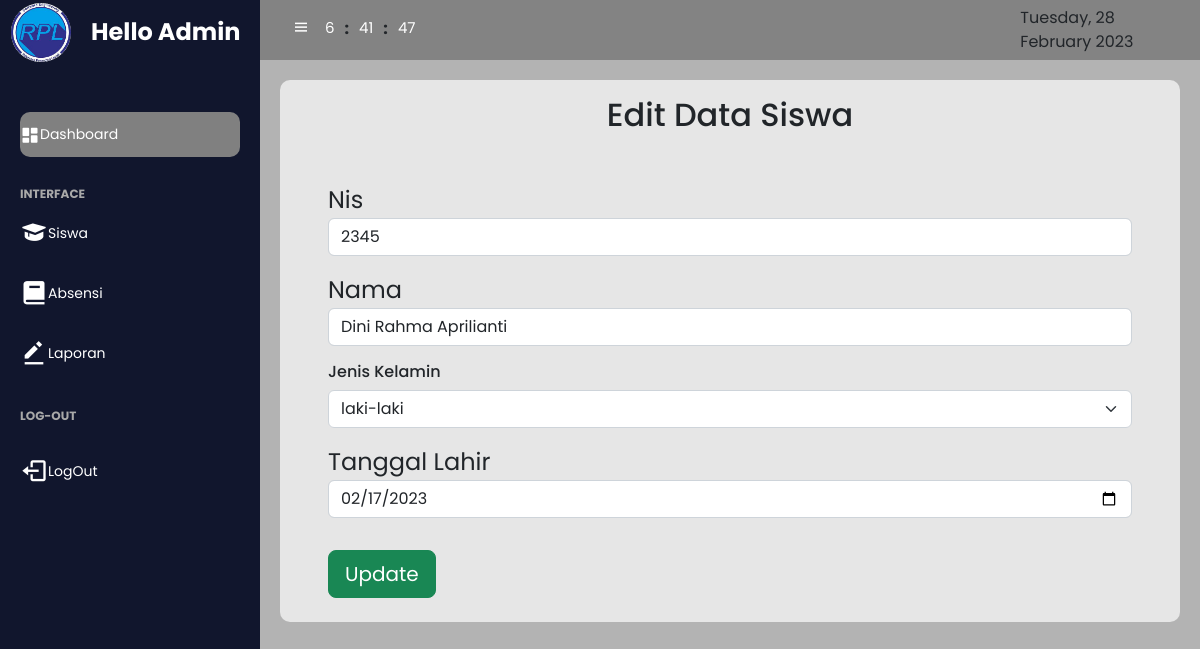
Before: /admin/index.php?page=edit&nis=2345 with the older database file.
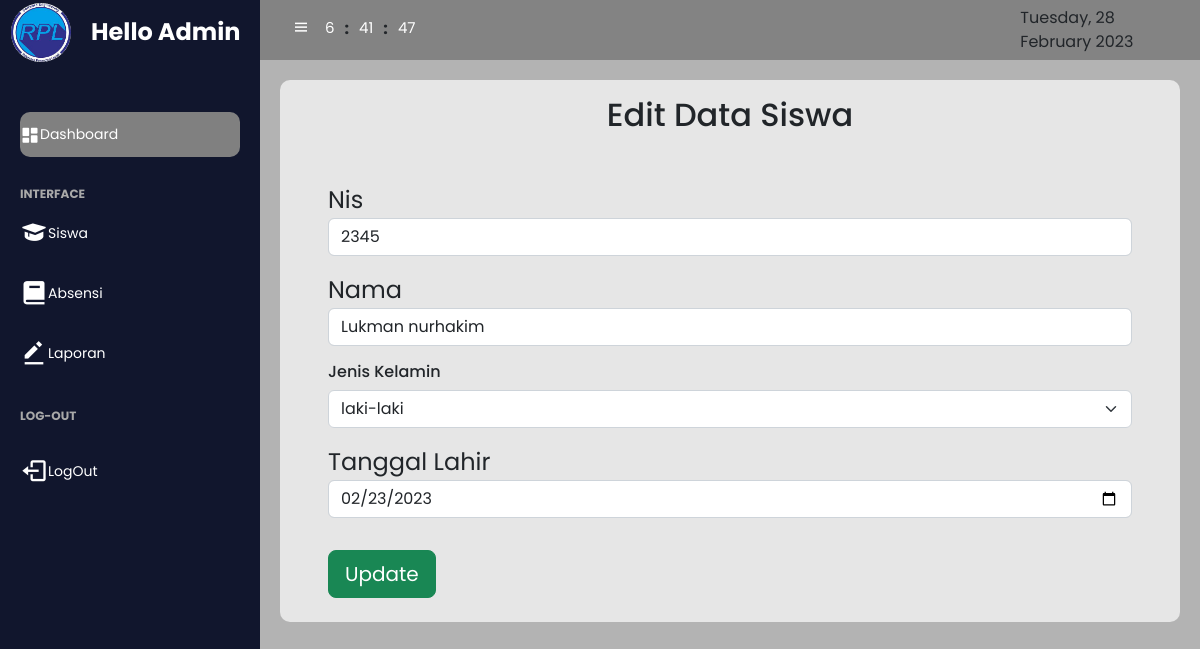
After: the same page with the newer database file.
### tables this page shows
CREATE TABLE `siswa` (
  `id` int(11) NOT NULL,
  `nis` varchar(11) NOT NULL,
  `nama` varchar(45) NOT NULL,
  `jenis_kelamin` enum('Laki-laki','Perempuan') NOT NULL,
  `tanggal_lahir` date NOT NULL
);

### admin/edit.php (the view, shortened to what this page needs)
<?php
include "../koneksi.php";
$nis = $_GET['nis'];
$edit = $conn->query("SELECT * FROM siswa WHERE nis='$nis'");
?>
<?php
while ($data = mysqli_fetch_array($edit)) {
?>
<link rel="stylesheet" href="../patch/style.css">
    <div class="edit">
        <h2 class="text-center py-3">Edit Data Siswa</h2>
        <form action="" method="post">
        <section class="base mb-4 mx-5 py-2">
            <div class="my-3 ">
                <label class="fs-4">Nis</label>
                <input type="text" class="form-control" name="nis"  value="<?php echo $data['nis'];?>">
            </div>
            <div class="my-3">
                <label class="fs-4">Nama</label>
                <input type="text" class="form-control" name="nama"  value="<?php echo $data['nama'];?>">
            </div>
            <div class="mb-2">
            <h6 class="form-label">Jenis Kelamin</h6>
            <select class="form-select" name="jenis_kelamin" aria-label="Default select example">
            <option value="laki-laki">laki-laki</option>
            </select>
        </div>
            <div class="my-3">
                <label class="fs-4">Tanggal Lahir</label>
                <input type="date" class="form-control" name="tanggal_lahir"  value="<?php echo $data['tanggal_lahir'];?>">
            </div>
            <div class=" py-3"><button type="submit" name="edit" class="btn btn-success btn-lg">Update</button></div>
        </section>
<?php
}
?>
    </form>
</div>
<?php
include "../footer.php";
?>

Changed rows visible on the page:
removed siswa: nis "2345", nama "Dini Rahma Aprilianti", tanggal_lahir "02/17/2023"
added siswa: nis "2345", nama "Lukman nurhakim", tanggal_lahir "02/23/2023"
